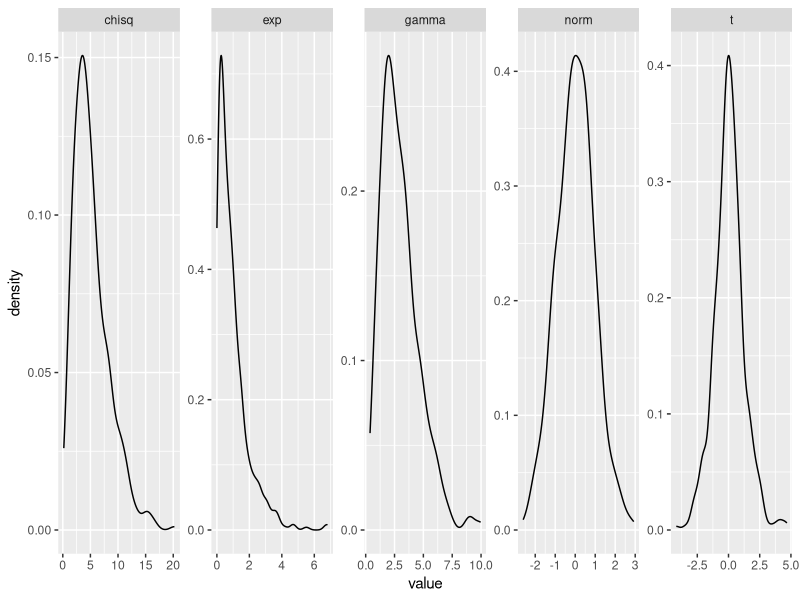
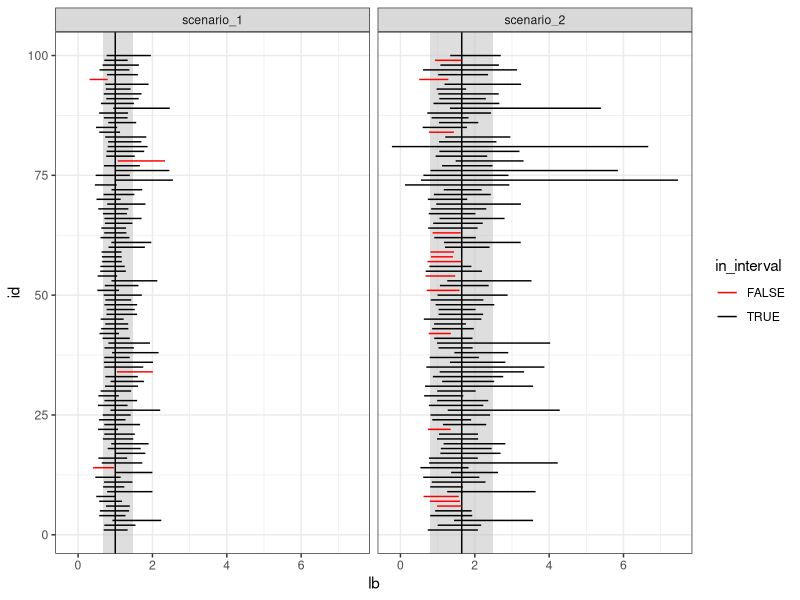
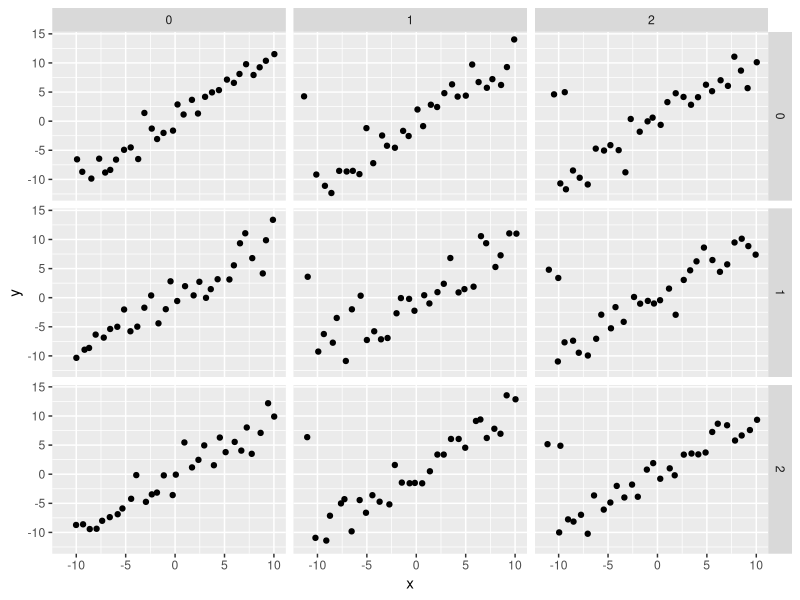
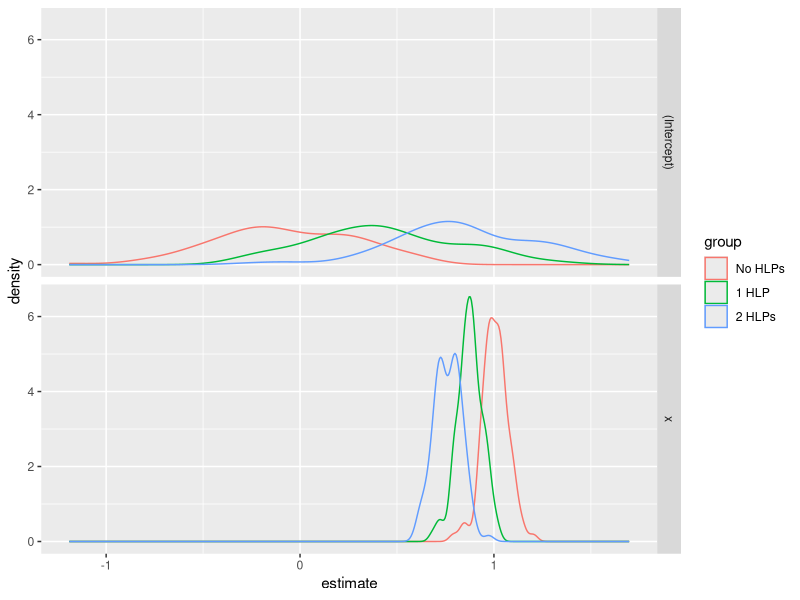
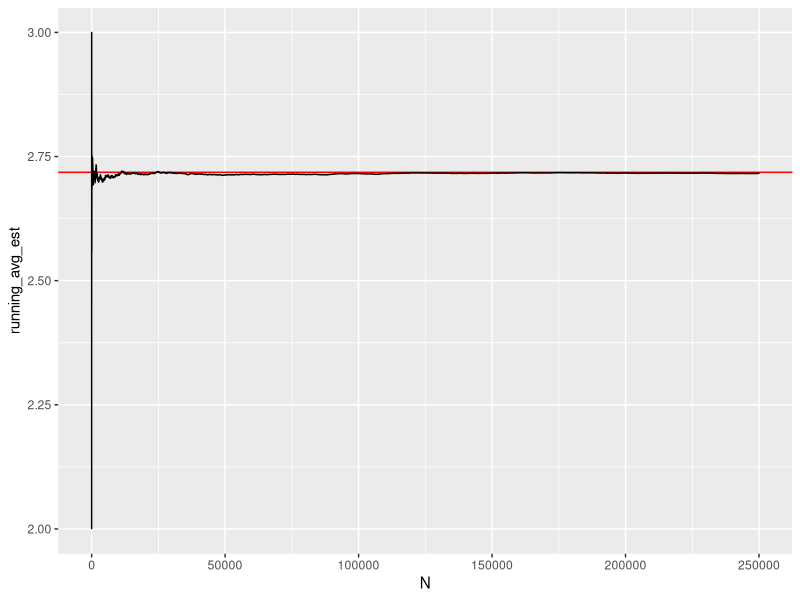
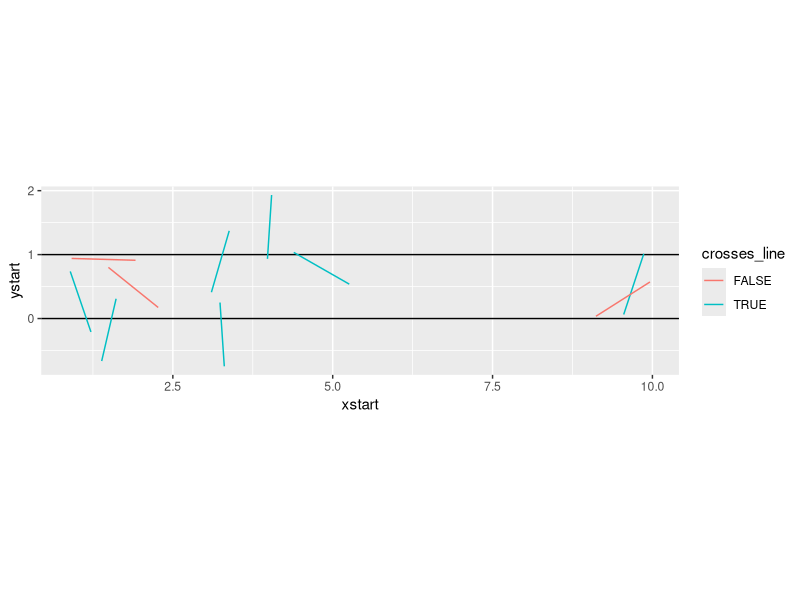
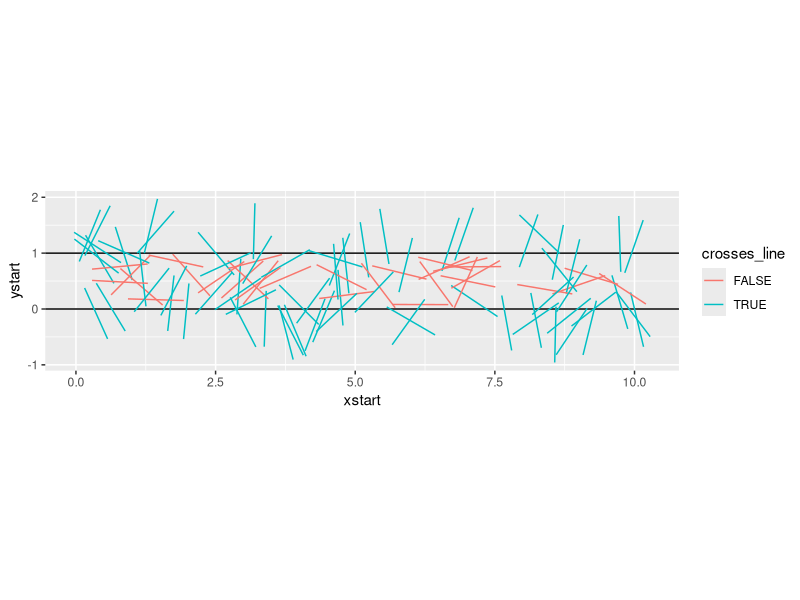
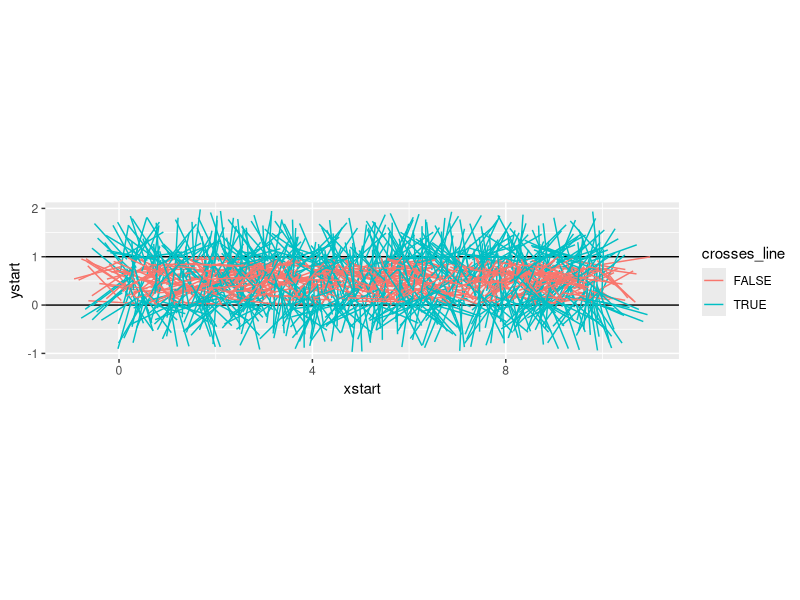

Write the R code that produced these figures, in order.
## ---- chunk 1
set.seed(342512)

# Get 10 numbers after the seed is set
sample(1:100, 10)

# Compute something else that depends on randomness
mean(rnorm(50))

# Get 10 more numbers
sample(1:100, 10)
## ---- chunk 2
set.seed(342512)

# Get 10 numbers after the seed is set
sample(1:100, 10)

# Compute something else that depends on randomness
mean(rnorm(30))

# Get 10 more numbers
sample(1:100, 10)
## ---- chunk 3
library(tibble)
library(dplyr)
library(tidyr)
library(ggplot2)
set.seed(109025879)

tibble(
  norm = rnorm(500),
  gamma = rgamma(500, shape = 3, scale = 1),
  exp = rexp(500, rate = 1), # R uses a exp(-ax) 
  t = rt(500, df = 5),
  chisq = rchisq(500, 5)
) %>%
  pivot_longer(1:5, names_to = "dist", values_to = "value") %>%
  ggplot(aes(x = value)) + geom_density() + facet_wrap(~dist, scales = "free", nrow = 1)
## ---- chunk 4
set.seed(20572983)
data <- tibble(x = seq(-10, 10, .1), 
               y = x + rnorm(length(x)))
regression <- lm(y ~ x, data = data)
summary(regression)
## ---- chunk 5
set.seed(40295023)

sim <- tibble(
  id = rep(1:100, each = 25), # generate 100 samples of 25 points each
  ln_x = rnorm(25*100), # generate the normal deviates
  x = exp(ln_x), # transform into lognormal deviates
) %>%
  # this creates a 100-row data frame, with one row for each id. 
  # the columns x, ln_x are stored in the data list-column as a tibble.
  nest(data = c(x, ln_x))
  
head(sim)
sim$data[[1]]
## ---- chunk 6
options(digits = 3)
## ---- chunk 7
compute_interval <- function(x) {
  s1 <- exp(mean(log(x)) + c(-1, 1) * qnorm(.975) * sd(log(x))/sqrt(length(x)))
  s2 <- mean(x) + c(-1, 1) * qnorm(.975) * sd(x)/sqrt(length(x))
  tibble(scenario = c("scenario_1", "scenario_2"),
         mean = c(1, exp(1/2)),
         lb = c(s1[1], s2[1]), ub = c(s1[2], s2[2]),
         in_interval = (lb < mean) & (ub > mean))
}


sim_long <- sim %>%
  # This line takes each data entry and computes an interval for x.
  # .$x is code for take the argument you passed in to map and get the x column
  mutate(res = purrr::map(data, ~compute_interval(.$x))) %>%
  # this "frees" res and we end up with two columns: lb and ub, for each scenario
  unnest(res)
  

ci_df <- tibble(scenario = c("scenario_1", "scenario_2"),
                mu = c(1, exp(1/2)),
                lb = c(exp(-1.96/5), exp(.5) - 1.96*sqrt((exp(1) - 1)*exp(1))/5),
                ub = c(exp(1.96/5), exp(.5) + 1.96*sqrt((exp(1) - 1)*exp(1))/5))


ggplot() + 
  geom_rect(aes(xmin = lb, xmax = ub, ymin = -Inf, ymax = Inf), 
            data = ci_df,
            fill = "grey", alpha = .5, color = NA) + 
  geom_vline(aes(xintercept = mu), data = ci_df) + 
  geom_segment(aes(x = lb, xend = ub, y = id, yend = id, color = in_interval),
               data = sim_long) + 
  scale_color_manual(values = c("red", "black")) + 
  theme_bw() + 
  facet_wrap(~scenario)
## ---- chunk 8
gen_data <- function(n = 30, o = 1, error_sd = 2) {
  # generate the main part of the regression data
  data <- tibble(x = rnorm(n = n - o, mean = seq(-10, 10, length.out = n - o), sd = .1),
                 y = x + rnorm(length(x), mean = 0, sd = error_sd))
  # generate the outlier - make it at ~(-10, 5)
  outdata <- tibble(x = rnorm(o, -10), y = rnorm(o, 5, error_sd))
  bind_rows(data, outdata)
}

sim_data <- tibble(
  id = 1:300,
  o = rep(0:2, each = 100),
  # call gen_data for each row in sim_data, but don't really use id as a parameter.
  data = purrr::map(o, ~gen_data(o = .)) 
)

head(sim_data)

# plot a few datasets just to check they look like we expect:
sim_data %>%
  filter(id %% 100 < 3) %>%
  unnest(data) %>%
  ggplot(aes(x = x, y = y)) + 
  geom_point() + 
  facet_grid(id %% 100 ~ o )


library(broom) # the broom package cleans up model objects to tidy form

sim_data <- sim_data %>%
  # fit linear regression
  mutate(model = purrr::map(data, ~lm(y ~ x, data = .)))  %>%
  mutate(tidy_model = purrr::map(model, tidy))

# Get the coefficients out
tidy_coefs <- select(sim_data, id, o, tidy_model) %>%
  unnest(tidy_model) %>%
  mutate(group = case_when(o == 0 ~ "No HLPs",
                           o == 1 ~ "1 HLP",
                           o == 2 ~ "2 HLPs") %>%
           factor(levels = c("No HLPs", "1 HLP", "2 HLPs")))

ggplot(tidy_coefs, aes(x = estimate, color = group)) + 
  facet_grid(term ~ .) + 
  geom_density()
## ---- chunk 9
set.seed(204209527)
dogtemp <- tibble(
  actual = rnorm(1000, 101.75, 0.375),
  read = pmin(actual, 102)
) 
dogtemp %>%
  summarize_all(mean)

## ---- chunk 10
options(digits = 8)
## ---- chunk 11
# It's easier to think through the code if we write it inefficiently first
sim_fcn <- function() {
  usum <- 0
  k <- 0
  # prevent infinite loops by monitoring the value of k as well
  while (usum < 1 & k < 15) {
    usum <- runif(1) + usum
    k <- k + 1
  }
  return(k)
}

set.seed(302497852)
res <- tibble(k = replicate(1000, sim_fcn(), simplify = T))

mean(res$k)
## ---- chunk 12
set.seed(20417023)

sim_res <- tibble(samp = replicate(250000, sim_fcn(), simplify = T)) 

sim_res <- sim_res %>%
  mutate(running_avg_est = cummean(samp),
         N = row_number())

ggplot(aes(x = N, y = running_avg_est), data = sim_res) + 
  geom_hline(yintercept = exp(1), color = "red") + 
  geom_line()
## ---- chunk 13
set.seed(20491720)
fn <- function(x) exp(-x^3)

sim_data <- tibble(x = runif(100000),
                   y = fn(x))
mean(sim_data$y)

## ---- chunk 14
needle_sim <- function(sticks = 100) {
  df <- tibble(xstart = runif(sticks, 0, 10), 
         ystart = runif(sticks, 0, 1), 
         angle = runif(sticks, 0, 360),
         xend = xstart + cos(angle/180*pi), 
         yend = ystart + sin(angle/180*pi)
  ) %>%
    # We can see if a stick crosses a line if the floor() function of ystart is 
    # different than floor(yend). Note this only works for integer line values...
  mutate(crosses_line = floor(ystart) != floor(yend)) 
  
  
  gg <- ggplot() + 
  geom_hline(yintercept = c(0, 1)) + 
  geom_segment(aes(x = xstart, y = ystart, xend = xend, yend = yend,
                   color = crosses_line), data = df) + 
  coord_fixed()
  
  return(list(est = 2 * sticks/ sum(df$crosses_line), plot = gg))
}

needle_sim(10)

needle_sim(100)

needle_sim(1000)

needle_sim(10000)
